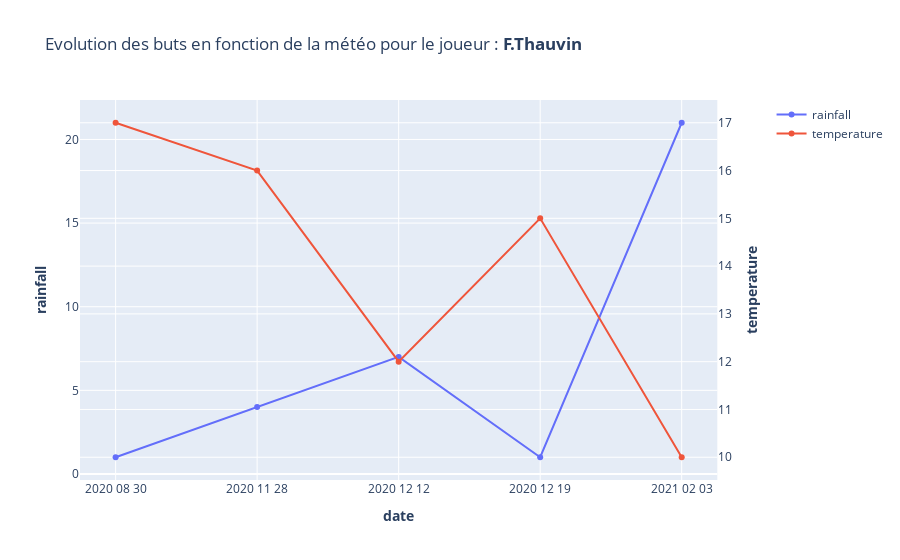

Notebook code for this chart:
### Code cell
# Create figure with secondary y-axis
fig = make_subplots(specs=[[{"secondary_y": True}]])
 
# Add traces
fig.add_trace(
    go.Scatter(x=df_players_and_goals['date'], y=df_players_and_goals['rainfall'], name="rainfall"),
    secondary_y=False,
)
 
fig.add_trace(
    go.Scatter(x=df_players_and_goals['date'], y=df_players_and_goals['temperature'], name="temperature"),
    secondary_y=True,
)
 
# Add figure title
fig.update_layout(
    title_text=f"Evolution des buts en fonction de la météo pour le joueur : <b>{player}</b>"
)
 
# Set x-axis title
fig.update_xaxes(title_text="<b>date</b>")
 
# Set y-axes titles
fig.update_yaxes(title_text="<b>rainfall</b>", secondary_y=False)
fig.update_yaxes(title_text="<b>temperature</b>", secondary_y=True)

 

fig.show()

### Figure 1 — Plotly figure (JSON) as saved in the notebook; plotly's stock layout.template omitted (floating-point values rounded to 4 significant figures)
{"data": [{"name": "rainfall", "type": "scatter", "x": ["2020 08 30", "2020 11 28", "2020 12 12", "2020 12 19", "2021 02 03"], "xaxis": "x", "y": [1, 4, 7, 1, 21], "yaxis": "y"}, {"name": "temperature", "type": "scatter", "x": ["2020 08 30", "2020 11 28", "2020 12 12", "2020 12 19", "2021 02 03"], "xaxis": "x", "y": [17, 16, 12, 15, 10], "yaxis": "y2"}], "layout": {"title": {"text": "Evolution des buts en fonction de la météo pour le joueur : <b>F.Thauvin</b>"}, "xaxis": {"anchor": "y", "domain": [0, 0.94], "title": {"text": "<b>date</b>"}}, "yaxis": {"anchor": "x", "domain": [0, 1], "title": {"text": "<b>rainfall</b>"}}, "yaxis2": {"anchor": "x", "overlaying": "y", "side": "right", "title": {"text": "<b>temperature</b>"}}}}
